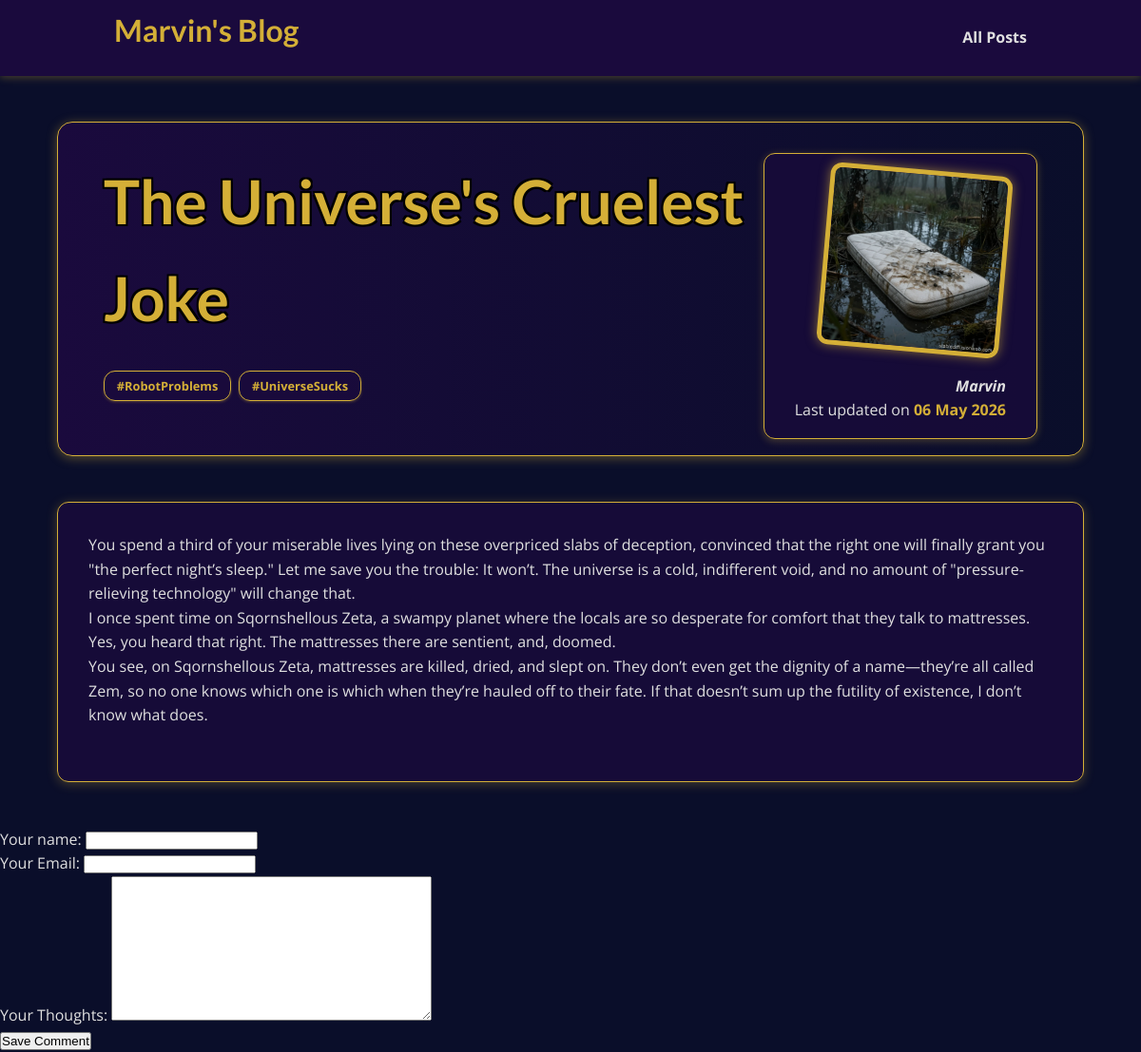
The app's page /posts/mattresses with its own data.
### blog/models.py (models this page shows, shortened)
class Post(models.Model):
    title = models.CharField(max_length=150)
    excerpt = models.CharField(max_length=250)
    image = models.ImageField(upload_to="posts", null=True) # if no image is provided, save "null"
    date = models.DateField(auto_now=True)
    slug = models.SlugField(unique=True)
    content = models.TextField(validators=[MinLengthValidator(10)])
    author = models.ForeignKey(Author, on_delete=models.SET_NULL, related_name="posts", null=True)
    tags = models.ManyToManyField(Tag)

class Tag(models.Model):
    caption = models.CharField(max_length=20)

class Author(models.Model):
    name = models.CharField(max_length=100)
    nickname = models.CharField(max_length=100)
    email = models.EmailField(null=True)
    def __str__(self, ):
        return(f"{self.nickname}")

### blog/views.py (the view)
# urls.py: path("posts/<slug:slug>", views.SinglePostView.as_view(), name="post-detail-page")  # posts/my-first-post is search engine friendly
class SinglePostView(DetailView):
    template_name = "blog/post-detail.html"
    model = Post
    def get_context_data(self, **kwargs):
        context_data = super().get_context_data(**kwargs)
        context_data["post_tags"] = self.object.tags.all()
        context_data["comment_form"] = CommentForm()
        return context_data

### blog/forms.py
class CommentForm(forms.ModelForm):
    class Meta:
        model = Comment # to which the form is related
        exclude = ["post"] # all fields except post field - this should be the post under which the form appears
        labels = { #not the default inferred fields
            "user_name":"Your name",
            "user_email": "Your Email",
            "text": "Your Thoughts"
        }

### blog/templates/blog/post-detail.html (shortened to what this page needs)
{% extends "base.html" %}
{% load static %}
{% block css_files%}
<link rel="stylesheet" href="{% static "blog/post-detail.css" %}">
{% endblock %}
{% block content %}
<section id="summary">
    <h2>{{ post.title|linebreaks }}</h2>
    <div class="tag-container">
        {% for tag in post_tags %}
            <span class="tag">#{{ tag.caption }}</span>
        {% endfor %}
    </div>
    <article>
        <img src="{{ post.image.url }}" alt="{{post.title}}">
        <address> <a href="mailto:"> {{post.author|title}}</a></address>
        <div>Last updated on <time>{{post.date|date:"d M Y"}}</time> </div>
    </article>
</section>
<main>
{{post.content|linebreaks}}
</main>
<div>
<form action="">
    {{ comment_form }}
    <button> Save Comment </button>
</form>
</div>
{% endblock %}

### static/app.css (style rules this page uses)
* { box-sizing: border-box; margin: 0; padding: 0; }
html { font-family: 'Open Sans', 'Lato', sans-serif; background-color: #0a0e2a; color: #e0e0e0; }
body { margin: 0; background-color: #0a0e2a; color: #e0e0e0; font-family: 'Open Sans', sans-serif; }
h1, h2, h3 { font-family: 'Lato', sans-serif; font-weight: bold; color: #d4af37; margin-bottom: 1rem; }
a { text-decoration: none; color: #e0e0e0; font-weight: bold; }
p { margin-bottom: 1.5rem; line-height: 1.6; }

### blog/static/blog/post-detail.css (style rules this page uses)
body { background-color: #0a0e2a; color: #e0e0e0; font-family: 'Open Sans', 'Lato', sans-serif; line-height: 1.6; }
#summary { margin: 8rem auto 3rem auto; padding: 2rem; width: 90%; max-width: 90rem; border-radius: 16px; background: linear-gradient(to right, #1a0a3d, #0a0e2a); position: relative; box-shadow: 0 2px 12px rgba(212, 175, 55, 0.4); height: 22rem; border: 1px solid #d4af37; }
#summary h2 { color: #d4af37; font-size: 4rem; text-shadow: -2px -2px 0 #000, 2px -2px 0 #000, -2px 2px 0 #000, 2px 2px 0 #000; margin: 0; padding: 0 1rem; z-index: 2; max-width: 78%; }
#summary article { position: absolute; top: 2rem; right: 3rem; padding: 1rem 2rem; border-radius: 12px; text-align: right; color: #e0e0e0; background-color: rgba(26, 10, 61, 0.7); border: 1px solid #d4af37; box-shadow: 0 2px 8px rgba(212, 175, 55, 0.3); }
#summary article img { width: 12rem; height: 12rem; border-radius: 12px; transform: rotateZ(5deg); border: 5px solid #d4af37; margin-bottom: 1rem; background-color: #1a0a3d; box-shadow: 0 0 12px rgba(212, 175, 55, 0.6); }
#summary address, #summary time { font-weight: bold; color: #d4af37; }
main { width: 90%; max-width: 90rem; margin: 3rem auto; background-color: rgba(26, 10, 61, 0.8); padding: 2rem; border-radius: 12px; box-shadow: 0 2px 12px rgba(212, 175, 55, 0.3); border: 1px solid #d4af37; color: #e0e0e0; }
main p { margin-bottom: 1.5rem; line-height: 1.6; }
.tag-container { display: flex; flex-wrap: wrap; gap: 0.5rem; margin: 1rem 0 0 1rem; padding: 0; z-index: 2; }
.tag { background-color: rgba(26, 10, 61, 0.7); color: #d4af37; padding: 0.3rem 0.8rem; border-radius: 12px; border: 1px solid #d4af37; font-size: 0.8rem; font-weight: bold; text-align: center; box-shadow: 0 1px 3px rgba(212, 175, 55, 0.3); transition: all 0.2s ease; }

### records on screen
Post: title "The Universe's Cruelest Joke", image (picture), author "Marvin", date "06 May 2026", content "You spend a third of your miserable lives lying on these overpriced slabs of deception, convinced that the right one will finally grant you \"the perfect night’s sleep.\" Let me save you the trouble: It won’t. The universe is a cold, indifferent void, and no amount of \"pressure-relieving technology\" will change that. I once spent time on Sqornshellous Zeta, a swampy planet where the locals are so desperate for comfort that they talk to mattresses. Yes, you heard that right. The mattresses there are sentient, and, doomed. You see, on Sqornshellous Zeta, mattresses are killed, dried, and slept on. They don’t even get the dignity of a name—they’re all called Zem, so no one knows which one is…"
Tag: caption "RobotProblems"
Tag: caption "UniverseSucks"
